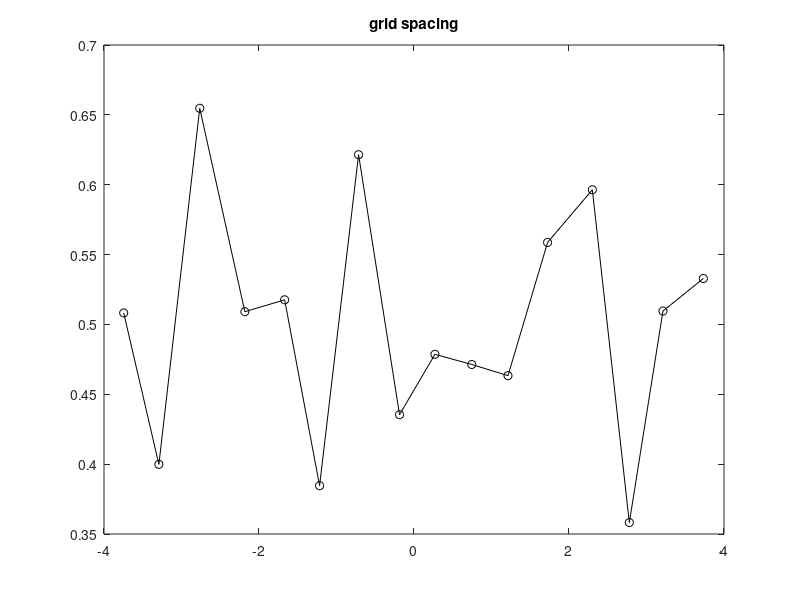
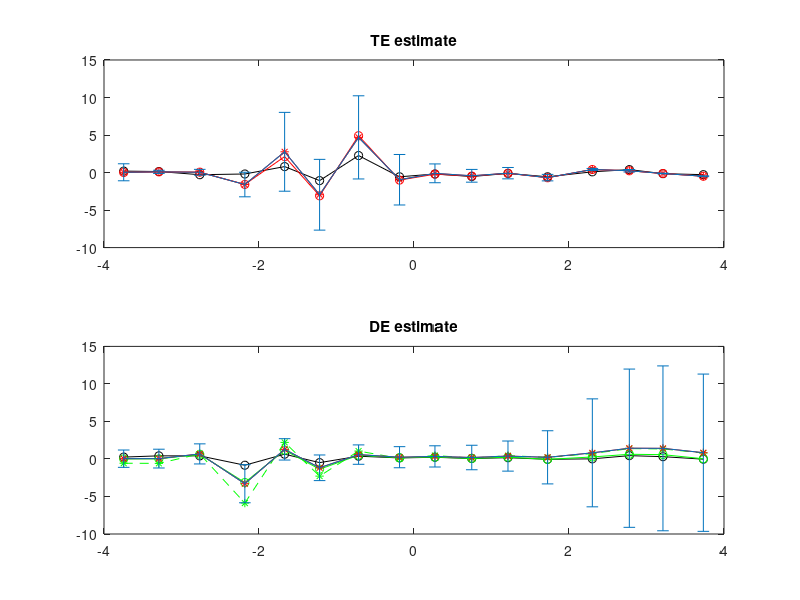
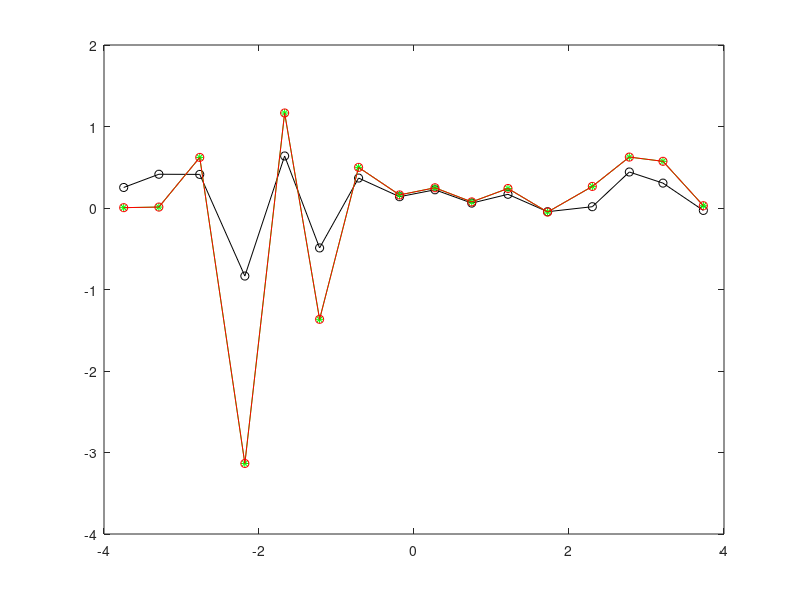

Write MATLAB code to recreate these figures, in order.
function master


Re = 64;
cfl = 50;
imax = 100000;
tol = 1e-12;
k=4;

x0 = -4;
xL =  4;
n = 17;
x = linspace(x0,xL,n)';
delx = (xL-x0)/(n-1);
for i = 2:n-1
    x(i) = x(i) + 0.2*delx*(2*rand(1)-1);
end
dx = x(2:end) - x(1:end-1);
xc = (x(2:end)+x(1:end-1))/2;

fprintf('Normalized minimum area: %3.1f\n',min(dx)/delx*100);
fprintf('Normalized maximum area: %3.1f\n',max(dx)/delx*100);
figure(1)
plot(xc,dx,'k-o')
title('grid spacing')

if any(dx<eps)
    fprintf('Negative Area!!!!! Ahhhhhhhh!!!!\n')
    pause
end


lref = 8;%xL-x0;
uref = 2;
nu = uref*lref/Re; %Re = u*l/nu

%Cosine exact
a=4; b=3.5; c=1; d=2;
fex = @(x) a + b*cos(c*x-d*pi);
dfex = @(x) -c*b*sin(c*x-d*pi);

% Burger's exact
% c1=-uref; c2=Re/(2*lref);
% fex = @(x) c1*tanh( c2 * x );
% dfex = @(x) -c2/c1*(fex(x).^2-c1.^2);

source = sourceterm(x,nu,fex,dfex);

uexact = fexact(x, fex);

usoln = burgers(x, nu, source, cfl, tol, imax, uexact, fex);

de = usoln(2:end-1) - uexact;
l2de = sqrt( de'*de/numel(de) );
fprintf('%23.15e\n',l2de)

te_exact = exact_truncation_error(x, nu, source, uexact, fex);
de_ete_test = burgers_ete(x, usoln, te_exact, nu, 1e9, tol, 1000);
fprintf('ETE passed with exact te? %5.3f %%\n',max( abs(de_ete_test(2:end-1)-de)./abs(de) ) );

te = te_estimate(usoln, source, x, k, nu);
desoln = burgers_ete(x, usoln, te, nu, 1e9, tol, 1000);

figure(2)
subplot(3,1,1)
plot(xc,uexact,'k-o',xc,usoln(2:end-1),'r-o')
title('Exact')

subplot(3,1,2)
plot(xc,te_exact,'k-o',xc,te,'r-*')
title('TE estimate')

subplot(3,1,3)
plot(xc,de,'k-o',xc,de_ete_test(2:end-1),'k-*',xc,desoln(2:end-1),'r-o')
title('DE estimate')

tees_err(:,1)=te;
de_diff = 1;
n = 2;

% while n<=10;
% 
% 
%     % Estimate dte/du
%     utest = usoln(2:end-1)-desoln(2:end-1,n-1);
% %     te3 = exact_truncation_error(x, nu, source, utest, fex);
%     for i = 1:length(uexact)
%         u1 = utest; u1(i)=u1(i)+1e-7;
%         u2 = utest; u2(i)=u2(i)-1e-7;
%         %   u1 = uexact; u1(i)=u1(i)+1e-7;
%         %   u2 = uexact; u2(i)=u2(i)-1e-7;
%         %   te1 = te_estimate(u1, x, k, nu);
%         %   te2 = te_estimate(u2, x, k, nu);
%         te1 = exact_truncation_error(x, nu, source, u1, fex);
%         te2 = exact_truncation_error(x, nu, source, u2, fex);
%         dtedu(:,i) = -(  te1 - te2 )'/2e-7;
%     end
% 
%     % Estimate dte/du
% 
% %     utest = usoln;%-desoln;
% %     for i = 2:length(utest)-1
% %       u1 = utest; u1(i)=u1(i)+1e-7;
% %       u2 = utest; u2(i)=u2(i)-1e-7;
% %       te1 = te_estimate(u1, source, x, k, nu);
% %       te2 = te_estimate(u2, source, x, k, nu);
% % 
% %       dtedu(:,i-1) = ( te1 - te2 )'/2e-7;    
% %     end
% %     utest = utest(2:end-1);
%     
% 
%     tees_err(:,n) = dtedu*desoln(2:end-1,n-1);
% %     tees_err(:,n) = te3;
%     [desoln1, conv] = burgers_ete(x, usoln, tees_err(:,n), nu, 1e9, tol, 1000);
%     desoln(:,n)=desoln1;
%     
%     de_diff = max(  abs(desoln(:,n)-desoln(:,n-1)) );
%     fprintf('DE tolerance %8.4e\n',de_diff)
% 
%     figure(3)
%     subplot(3,1,1)
%     plot(xc,uexact,'k-o',xc,usoln(2:end-1),'r-o',xc,utest,'g-v')
%     title('Solution')
% 
%     subplot(3,1,2)
%     plot(xc,te_exact,'k-o',xc,te,'r-o',xc,tees_err(:,n),'g-v')
%     title('TE estimate')
% 
%     subplot(3,1,3)
%     plot(xc,de,'k-o',xc,desoln(2:end-1,1),'r-o',xc,desoln(2:end-1,n),'g-v')
%     title('DE estimate')
% 
%     n = n + 1;
% end

% tees_err = dtedu*desoln(2:end-1);
% tees_err = dtedu*de;

% figure(4)
% subplot(3,1,1)
% plot(xc,uexact,'k-o',xc,utest,'g-v')
% title('Solution')
% 
% subplot(3,1,2)
% plot(xc,te_exact,'k-o',xc,tees_err(:,n-1),'g-v')
% title('TE estimate')
% 
% subplot(3,1,3)
% plot(xc,de,'k-o',xc,desoln(2:end-1,n-1),'g-v')
% title('DE estimate')

%% This is a test sample u = uh + de
% Random sampleing of u with a variance of de to compute te.
% figure(2)
% hold off
% plot(xc,te_exact,'k-o',xc,te,'r-o')
% hold on
% title('TE estimate')
% 
% 
% teuex = te_estimate(usoln - desoln, x, k, nu);
% 
% 
% 
% 

% Estimate dte/du
utest = usoln(2:end-1)-desoln(2:end-1,n-1);
%     te3 = exact_truncation_error(x, nu, source, utest, fex);
for i = 1:length(uexact)
    u1 = utest; u1(i)=u1(i)+1e-7;
    u2 = utest; u2(i)=u2(i)-1e-7;
    %   u1 = uexact; u1(i)=u1(i)+1e-7;
    %   u2 = uexact; u2(i)=u2(i)-1e-7;
    %   te1 = te_estimate(u1, x, k, nu);
    %   te2 = te_estimate(u2, x, k, nu);
    te1 = exact_truncation_error(x, nu, source, u1, fex);
    te2 = exact_truncation_error(x, nu, source, u2, fex);
    dtedu(:,i) = -(  te1 - te2 )'/2e-7;
end

nsamples = 300;
cnt = 2;
detest(:,1) = desoln;
de_mean = mean(detest,2);
u_ex_est = usoln - desoln;

% Randomly sample de variations to determine how sensitive the solution is
% to de
% for i = 1:nsamples
% %         de_eff =  desoln.*(2*rand(size(desoln))-1);
%         de_eff =  desoln.*(randn(size(desoln)));
% %         de_eff =  desoln.*(randn(size(desoln)));
%         utest = usoln - de_eff;
% %         tetest(:,i) = te_estimate(utest, source, x, k, nu);
%         tetest(:,i) = exact_truncation_error(x, nu, source, utest(2:end-1), fex);
%     
%     [detest1, conv] = burgers_ete(x, usoln, tetest(:,i), nu, 1e9, 1e-9, 100);
%     if (conv==1); detest2(:,cnt) = detest1; cnt = cnt + 1; end;
% 
%     figure(4)
%     plot(xc, de, 'k-o', xc, desoln(2:end-1), 'g-*',xc, detest1(2:end-1), 'b-*',xc, de_eff(2:end-1), 'b-v',xc, detest2(2:end-1,cnt-1), 'b-o', xc, de_mean(2:end-1),'r-o')
% %     hold on
%     de_mean = mean(detest2,2);
%     de_std = std(detest2,0,2);
%     
%     te_mean = mean(tetest,2);
%     te_std = std(tetest,0,2);
% end


nsamples = 100;
cnt = 2;
detest(:,1) = desoln;
de_mean = mean(detest,2);
u_ex_est = usoln - desoln;

    tetest1 = te_estimate(usoln, source, x, k, nu);
    tetest2 = te_estimate(usoln, source, x, k+1, nu);
    dte = abs(tetest1 - tetest2);
    
%     tetest3 = exact_truncation_error(x, nu, source, usoln(2:end-1)-desoln(2:end-1), fex);
for i = 1:nsamples
%         de_mean = mean(detest,2);
%         de_std = std(detest(:,1:50),0,2);
%         de_pur = de_std.*(2*rand(size(desoln))-1);
%         de_pur = desoln.*randn(size(desoln));
        
%         de_eff = desoln - de_pur;
%         uex_est = usoln(2:end-1) - de_eff(2:end-1);
%         tetest(:,i) = exact_truncation_error(x, nu, source, uex_est, fex);
%         ueff = usoln + de_pur;
%         tetest(:,i) = te_estimate(ueff, source, x, k, nu);



    tetest(:,i) = te + dte.*randn(size(te));
%     tetest(:,i) = te + dte.*(2*rand(size(te)) - 1);
%     tetest(:,i) = te + dte.*randn(1);
    
    [detest1, conv] = burgers_ete(x, usoln, tetest(:,i), nu, 1e9, 1e-9, 100);
    if (conv==1); detest(:,cnt) = detest1; cnt = cnt + 1; end;
    
    
%     de_mean = mean(detest,2);
    figure(4)
    plot(xc, de, 'k-o', xc, desoln(2:end-1), 'g-*', xc, de_mean(2:end-1),'r-o')
%     hold on
end
  te_mean = mean(tetest,2);
  te_std = std(tetest,0,2);
  de_mean = mean(detest,2);
  de_std = std(detest,0,2);
  
  [de_temean, conv] = burgers_ete(x, usoln, te_mean, nu, 1e9, 1e-9, 100);
  [de_temean1, conv] = burgers_ete(x, usoln, te_mean-te_std, nu, 1e9, 1e-9, 100);
  [de_temean2, conv] = burgers_ete(x, usoln, te_mean+te_std, nu, 1e9, 1e-9, 100);
  
  
  [de_te4, conv] = burgers_ete(x, usoln, tetest1, nu, 1e9, 1e-9, 100);
  [de_te6, conv] = burgers_ete(x, usoln, tetest2, nu, 1e9, 1e-9, 100);
  
  figure(2)
  subplot(2,1,1)
%   for i = 51:nsamples
%       if (i==1); hold off; end;
%       plot(xc, tetest(:,i),'g-*')
%       hold on
%   end
  plot(xc,te_exact,'k-o',xc,te,'r-o',xc, te_mean,'r-*')
  hold on
  errorbar(xc, te_mean, 2*te_std)
%   errorbar(xc, te, 2*te_std)
  title('TE estimate')

  subplot(2,1,2)
%   for i = 51:size(detest,2)
%       if (i==1); hold off; end;
%       plot(xc, detest(2:end-1,i),'g-*')
%       hold on
%   end
  plot(xc,de,'k-o',xc,de_te4(2:end-1),'g-o',xc,de_te6(2:end-1),'g--*',xc, de_mean(2:end-1),'r-*')
  hold on
  errorbar(xc, de_mean(2:end-1), 2*de_std(2:end-1))
%   errorbar(xc, de_te4(2:end-1), de_te4(2:end-1)-de_te6(2:end-1))
%   errorbar(xc, de_temean(2:end-1), de_temean(2:end-1)-de_temean1(2:end-1), de_temean(2:end-1)+de_temean1(2:end-1) )
%   axis([min(xc),max(xc),4*min(de),4*max(de)])
  title('DE estimate')

end

function [usoln] = burgers(x, nu, source, cfl, tol, imax, uinit, fex)

x0 = min(x);
xL = max(x);
n = numel(x);
x = reshape(x,[n,1]);


%% Input parameters
% x0 = -4;
% xL =  4; 
% n = 65;
% x = linspace(x0,xL,n);
% Re = 16;
% cfl = 0.1;
% imax = 200000;
% tol = 1e-13;



% Add ghost cells
x1 = x0 - (x(2)-x(1));
xnp1 = xL + (x(end)-x(end-1));
x = [x1; x; xnp1];

% Add ghost cells
u1 = fexact(x(1:2), fex);
un = fexact(x(end-1:end), fex);
u = [u1; uinit; un];

xc = (x(2:end)+x(1:end-1))/2;
dx = x(2:end)-x(1:end-1);



%Set up dt array
dt_arry = diag(u);
I = find(dt_arry~=0); dt_arry(I) = 0; I=I(2:end-1);
dt_arry(I) = 1;
dt_arry = sparse(dt_arry);
Itime = I;

i=1;
l2resid=1;
while i<imax && l2resid>tol
    r = resid(x,u,nu)+source;
    l2resid = sqrt( r'*r/(numel(r)) );
    l2resid_vec(i) = l2resid;
    if (mod(i,1000)==0); fprintf('%5.0f  %12.4e\n', i, l2resid); end;

    %apply bc
    b = [-(u(1)+u(2)+4*tanh(-8)); r; -(u(end)+u(end-1)+4*tanh(8))];
    b = [0; r; 0];

    
    % Compute time step
    dt = min( cfl*dx(2:end-1).^2 ./ (2*nu + abs( dx(2:end-1).*u(2:end-1) ) ) );
    
% Implicit
    df = flux_jacobian(x,u,nu);
    
    df(Itime) = df(Itime) + dx(2:end-1)/dt;
    du = df\b;
% Explicit
%     du = dt*b;
    
    unp1 = u + du;
    
    u = unp1;
    i = i + 1;
end
fprintf('%5.0f  %12.4e\n', i, l2resid);

usoln = u;


end

function [desoln, conv] = burgers_ete(x, u, te, nu, cfl, tol, imax)
% (u(n+1)-u(n))/dt - df/du*(u(n+1)-u(n)) = 0


x0 = min(x);
xL = max(x);
n = numel(x);
x = reshape(x,[n,1]);

% Add ghost cells
x1 = x0 - (x(2)-x(1));
xnp1 = xL + (x(end)-x(end-1));
x = [x1; x; xnp1];

% Initialize DE
de = zeros(size(x,1)-1,1);

xc = (x(2:end)+x(1:end-1))/2;
dx = x(2:end)-x(1:end-1);

% Jacobian
dR_du = flux_jacobian(x,u,nu);

% Set time step. It's constant...
dt = min( cfl*dx(2:end-1).^2 ./ (2*nu + abs( dx(2:end-1).*u(2:end-1) ) ) );

%Set up dt array
dt_arry = diag(u);
I = find(dt_arry~=0); dt_arry(I) = 0; I=I(2:end-1);
dt_arry(I) = 1;
dt_arry = sparse(dt_arry);
Itime = I;
dt_arry(Itime) = 1/dt;

i=1;
l2resid=1;
while i<imax && l2resid>tol
    r = te - dR_du(2:end-1,2:end-1)*de(2:end-1);

    l2resid = sqrt( r'*r/(numel(r)) );
    l2resid_vec(i) = l2resid;
    if (mod(i,100)==0); fprintf('%5.0f  %12.4e\n', i, l2resid); end;

    %apply bc
    b = [0; r; 0];

    df = dR_du + dt_arry;
    dde = df\b;

    denp1 = de + dde;

    de = denp1;
    i = i + 1;
end
% fprintf('%5.0f  %12.4e\n', i, l2resid);
if l2resid>tol; conv = 0; else conv = 1; end

% desoln = de(2:end-1);
desoln = de;

end

function f = flux(x,u,nu)
  dx = x(2:end)-x(1:end-1);
  i = 1:length(u)-1;
  f(i,1) = (u(i+1).^2 + u(i).^2)/4 - nu* (u(i+1)-u(i))./( 1/2*(dx(i+1)+dx(i)) );
end

function f = analytic_flux(x,u,du,nu)
  f = u.^2/2 - nu*du;
end

function r = resid(x,u,nu)
  dx = x(2:end)-x(1:end-1);
  f = flux(x, u, nu);
  r = -( f( 2:end ) - f( 1:end-1 ) );
end

function df = flux_jacobian(x,u,nu)
% compute the flux jacobian for
% f(i+1/2) = [u(i+1).^2 + u(i)^2 ]/4 - nu*2*(u(i+1)-u(i))/( dx(i+1)+dx(i) );
% f(i-1/2) = [u(i).^2 + u(i-1)^2 ]/4 - nu*2*(u(i)-u(i-1))/( dx(i)+dx(i-1) );
% rhs = (f(i+1/2) - f(i-1/2))/dx(i)
% rhs = (u(i+1).^2 - u(i-1).^2)/4 - nu*2*(u(i+1)-u(i))/( dx(i+1)+dx(i) ) + nu*2*(u(i)-u(i-1))/( dx(i)+dx(i-1) )
  i = 2:length(u)-1;
  dx = x(2:end)-x(1:end-1);
  dfdu_ip1(i) = u(i+1)/2 - nu*2./(dx(i+1)+dx(i)) ; dfdu_ip1(1) = 0; 
  dfdu_im1(i-1) = u(i-1)/2 + nu*2./( dx(i)+dx(i-1) ); dfdu_im1(length(u)-1)=0;
  dfdu_i(i)   = nu*2./(dx(i+1)+dx(i)) + nu*2./( dx(i) + dx(i-1) ); dfdu_i(1) = 1; dfdu_i(length(u))=1;
   
  df = (diag(dfdu_i) + diag(dfdu_ip1,1) - diag(dfdu_im1,-1));
end

function fex = fexact(x, fex_fun)
  dx = x(2:end) - x(1:end-1);
  for i = 1:length(dx)
    fex(i,1) = integral(fex_fun, x(i), x(i+1))/(x(i+1)-x(i));
  end
end

function s = sourceterm(x, nu, fex_fun, dfex_fun)
  dx = x(2:end) - x(1:end-1);
  u = fex_fun(x);
  du = dfex_fun(x);

  f = analytic_flux( x, u, du, nu );
  s = (f(2:end)-f(1:end-1));
end

function te_exact = exact_truncation_error(x, nu, source, u, fex)
    x0 = min(x);
    xL = max(x);
    n = numel(x);
    x = reshape(x,[n,1]);

    % Add ghost cells
    x1 = x0 - (x(2)-x(1));
    xnp1 = xL + (x(end)-x(end-1));
    x = [x1; x; xnp1];

    % Add ghost cells
    u1 = fexact(x(1:2), fex);
    un = fexact(x(end-1:end), fex);
    u = [u1; u; un];

    te_exact = resid(x,u,nu)+source;
end

function te = te_estimate(u, source, x, k, nu)
    x0 = min(x);
    xL = max(x);
    n = numel(x);
    x = reshape(x,[n,1]);

    % Add ghost cells
    x1 = x0 - (x(2)-x(1));
    xnp1 = xL + (x(end)-x(end-1));
    x = [x1; x; xnp1];

  p = 0:k;
  dx = (x(2:end)-x(1:end-1));

  fun = @(x,a) sum(a.*x.^p);
  dfun = @(x,a) sum(p(2:end).*a(2:end).*x.^(p(2:end)-1));
  flux = @(x,a) fun(x,a).^2/2 - nu*dfun(x,a);

  for i = 2:length(u)-1
     il = i-floor( (k+1)/2 );
     ih = il + k;
     
     if (il<1); il = 1; ih = il+k; end
     if (ih>numel(u)); ih = numel(u); il = ih - k; end
          
     b = u(il:ih);
     
     for j = 1:k+1
        A(j,:) = (x(il+j).^(p+1)./(p+1) - x(il+j-1).^(p+1)./(p+1))./(dx(il+j-1));
     end
     
     a = A\b;
     te(i-1,1) = flux(x(i+1),a') - flux(x(i),a');
  end

  te = te - source;

end
